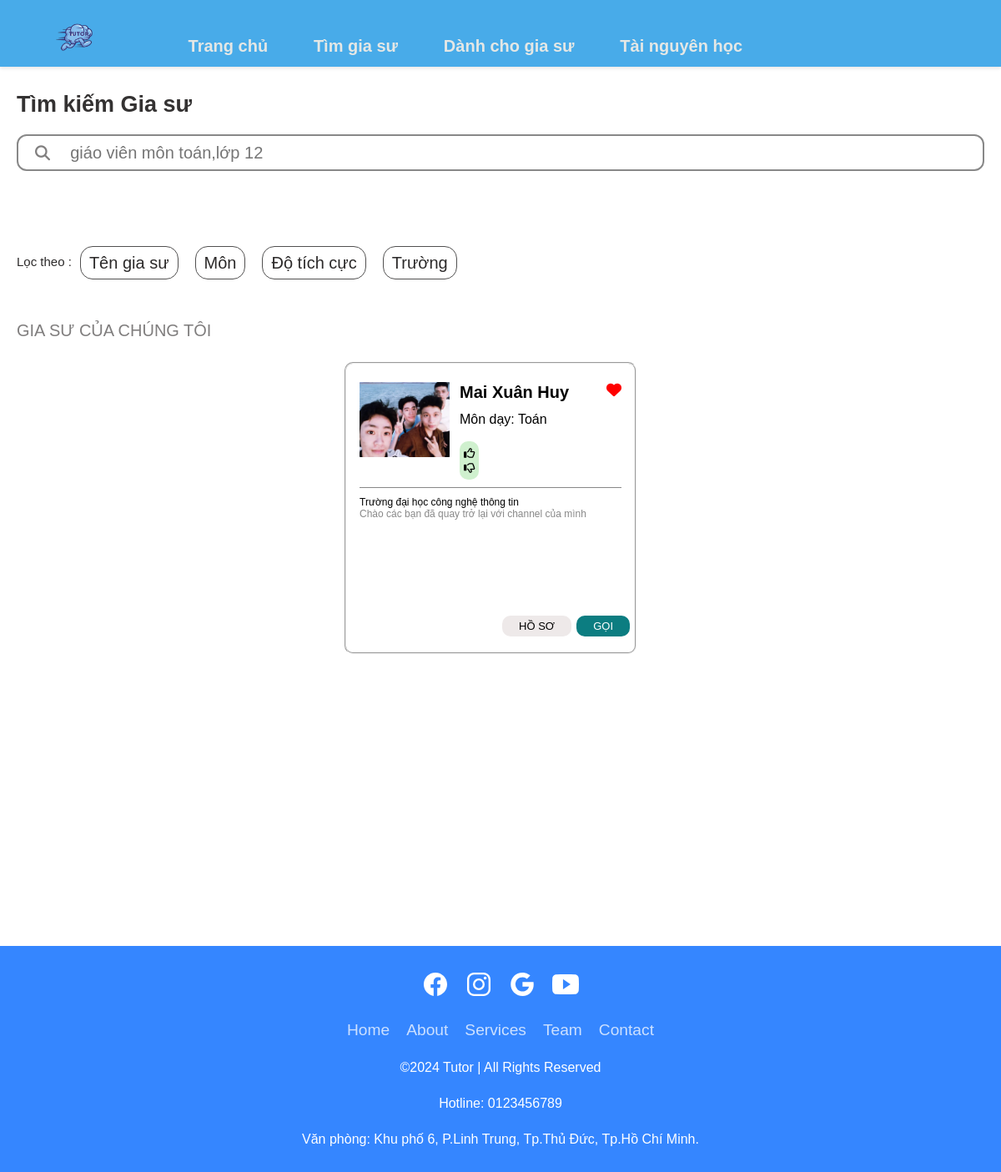
Screenshot of /timgiasu/ (signed in) with the database file from the repository.
### app1/models.py (models this page shows, shortened)
class DETAILTUTOR(models.Model):
    status = models.IntegerField(default=0)
    user = models.ForeignKey(User, on_delete=models.CASCADE, null=True)
    name = models.CharField(max_length=50, null=False)
    sex = models.CharField(max_length=6, null=False)
    phone_number = models.CharField(max_length=10, null=False)
    address = models.CharField(max_length=100, null=False)
    school = models.CharField(max_length=50, null=False)
    certificate = models.ImageField(null=False, blank=False, upload_to='img/')
    avatar = models.ImageField(null=False, blank=False, upload_to='img_avatar/')
    video = models.FileField(null=True, blank=True, upload_to='videos/')
    subject1 = models.CharField(max_length=10, null=False)
    subject2 = models.CharField(max_length=10, null=True)
    subject3 = models.CharField(max_length=10, null=True)
    Introduction = models.CharField(max_length=600, null=False)

### app1/views.py (the view)
# urls.py: path('timgiasu/',views.find , name='find'),
def find(request):
    tutors = DETAILTUTOR.objects.all()
    if request.user.is_authenticated:
        user_not_login = "none"
        user_login = "block"
        try:
            avatar = UPDATEAVATAR.objects.get(user=request.user)
        except UPDATEAVATAR.DoesNotExist:
            avatar = None
    else:
        user_not_login = "block"
        user_login = "none"
        avatar = None
    context = {'avatar': avatar,'tutors': tutors, 'user_login': user_login, 'user_not_login': user_not_login}
    return render(request, 'app/Timkiem.html', context)

### app1/templates/app/Timkiem.html (shortened to what this page needs)
{% extends 'app/base.html' %}
{% load static %}
{% block link %}
  <link rel="stylesheet" href="{% static 'css/base_new.css' %}" />
  <link rel="stylesheet" href="{% static 'css/main_new.css' %}" />
{% endblock %}
{% block content %}
  <header class="header" style="background-color:var(--white-color)">
    <div class="grid">
      <div class="header_tieude">
        <b>Tìm kiếm Gia sư</b>
      </div>
      <div class="header-search">
        <i class="fa-solid fa-magnifying-glass header-search-icon" style="font-size: 18px; color: #7e7c7cfb;"></i>
        <input type="text" class="header-search-input" placeholder="giáo viên môn toán,lớp 12" />
      </div>
    </div>
    <div class="grid">
      <ul class="loc">
        <li class="loc-theo">Lọc theo :</li>
        <li class="loc-item">
          <a href="" class="loc-item-link">Tên gia sư</a>
        </li>
        <li class="loc-item">
          <a href="" class="loc-item-link">Môn</a>
        </li>
        <li class="loc-item">
          <a href="" class="loc-item-link">Độ tích cực</a>
        </li>
        <li class="loc-item">
          <a href="" class="loc-item-link">Trường</a>
        </li>
      </ul>
    </div>
  </header>
  <div class="grid" style="background-color:var(--white-color)">
    <p class="category-heading">GIA SƯ CỦA CHÚNG TÔI</p>
    <div class="grid_row">
      {% if tutor.status != 0 %}
        {% for tutor in tutors %}
          <div class="grid_column-3">
            <a href="" class="category-link">
              <div class="category-item">
                {% if tutor.certificate %}
                  <div class="category-item-images" style="border-radius: 10px; background-image: url({{ tutor.avatar.url }});"></div>
                {% else %}
                  <p>No image uploaded</p>
                {% endif %}
                <div class="category-item-name">
                  <b class="">{{ tutor.name }}</b>
                </div>
                <div class="category-item-Mon">Môn dạy: {{ tutor.subject1 }}</div>
                <div class="category-item-like category-item-liked">
                  <i class="category-item-like-fill fa-solid fa-heart"></i>
                </div>
                <div class="category-item-rating">
                  <form action="{% url 'like' post.pk %}" method="post">
                    <button style="background-color: transparent; border: none; box-shadow: none;" type="submit">
                      <i class="fa-regular fa-thumbs-up"></i>
                    </button>
                  </form>
                  <form action="{% url 'like' post.pk %}" method="post">
                    <button style="background-color: transparent; border: none; box-shadow: none;" type="submit">
                      <i class="fa-regular fa-thumbs-down"></i>
                    </button>
                  </form>
                </div>
              </div>
              <div class="category-text">
                <p class="category-text-1">{{ tutor.school }}</p>
                <p class="category-text-2">{{ tutor.Introduction }}</p>
              </div>
            </a>
            <div class="category-info">
              <div class="category-info-hoso">
                <a href="{% url 'info' %}" class="category-info-hoso-link">Hồ Sơ</a>
              </div>
              <div class="category-info-goi">
                <a href="{% url 'home_chat' %}" class="category-info-goi-link">Gọi</a>
              </div>
            </div>
          </div>
        {% endfor %}
      {% endif %}
    </div>
  </div>
{% endblock %}

### app1/static/css/navi.css (style rules this page uses)
* { margin: 0; padding: 0; box-sizing: border-box; font-family: Arial, Helvetica, sans-serif; }
body { background-color: #fff; }

### app1/static/css/base_new.css (style rules this page uses)
:root { --white-color: #fff; --black-color: #000; --text-color: #888; --xam: #eeeeee; --xanh-nhat: #cff0ce; --xanh-la: #0c683a; --xanh-duong: rgb(12, 125, 129); --xanh-dam: rgb(9, 99, 102); }
* { margin: 0; padding: 0; box-sizing: border-box; font-family: 'Montserrat', sans-serif; }
.header { padding: 20px; }
.grid { width: 1800px; max-width: 100%; margin: 0 auto; }
.grid_row { display: flex; flex-direction: row; flex-wrap: wrap; justify-content:center; align-items: center; margin: 6px -12px; gap: 10px; width: 100%; }
.grid_column-3 { padding: 3px 6px; margin: 0 6px; width: 350px; height: 350px; }

### app1/static/css/main_new.css (style rules this page uses)
.header { padding: 20px; }
.header_tieude { color: #343232; font-size: 27px; margin: 10px 0 20px; font-weight: 600; }
.header-search { flex: 1; width: 100%; height: 44px; border-radius: 12px; border: 2px solid var(--text-color); position: relative; margin: 10px 0 ; }
.header-search-input { width: 94%; font-size: 20px; line-height: 24px; position:relative; border: none; padding: 0; margin: 8px 0; outline: none; }
.header-search-icon { width: 5%; font-size: 200%; position: relative; color: #555; align-items: center; text-align: center; }
.loc { display: flex; list-style: none; line-height: 18px; padding: 0; margin-top: 80px; }
.loc-item { margin: 10px; }
.loc-item-link, .loc-theo { display: inline-block; font-size: 20px; text-decoration: none; }
.loc-theo { margin: 20px 0 18px; color: #292727fb; font-size: 15px; }
.loc-item-link { border: 1px solid rgb(81, 80, 80); border-radius: 15px; padding: 10px; color: #292727fb; }
.category-heading { font-size: 20px; padding: 20px; color: #7e7c7cfb; }
.grid_column-3 { border: 2px groove; border-radius: 10px; background-color: var(--white-color); }
.category-link { text-decoration: none; color: var(--black-color); }
.category-item, .category-text { height: 40%; margin: 10px; }
.category-info { height: 10%; position: relative; }
.category-info a { position: relative; text-decoration: none; }
.category-item-images { width: 108px; height: 108px; position: relative; background-repeat: no-repeat; background-size: contain; background-position: center; border-radius: 10px; }
.category-item { border-bottom: 1px solid var(--text-color); position: relative; }
.category-item-name { position:absolute; font-size: 20px; width: 50%; top:10px; left: 120px; }
.category-item-Mon { position:absolute; font-size: 16px; width: 50%; top:45px; left: 120px; }
.category-item-rating { font-size: 12spx; position: absolute; width: 10%px; top:80px; left: 120px; color: var(--xanh-la); background-color: var(--xanh-nhat); border-radius: 10px; font-size: 16px; padding:5px; }
.category-item-like { position: absolute; top: 10px; right:0; }
.category-text-1 { font-size: 12px; }
.category-text-2 { color: var(--text-color); overflow: hidden; display: block; display: -webkit-box; -webkit-box-orient: vertical; -webkit-line-clamp: 6; font-size: 12px; }
i.category-item-like-fill { display: none; color: red; font-size: 18px; }
.category-item-liked .category-item-like-fill { display: inline-block; }
.category-info-hoso { position: absolute; top:0; right: 70px; }
.category-info-goi { position: absolute; top:0; right: 0; }
.category-info-hoso-link { height: 100%; font-size: 13px; color:var(--black-color); padding: 5px 20px; background-color: #eee9e9; border-radius: 10px; text-transform: uppercase; }
.category-info-goi-link { background-color: var(--xanh-duong); color: var(--white-color); font-size: 13px; padding: 5px 20px; border-radius: 10px; right: 0; text-transform: uppercase; }

### rows the page displays
DETAILTUTOR: avatar (picture), name "Mai Xuân Huy", subject1 "Toán", school "Trường đại học công nghệ thông tin", Introduction "Chào các bạn đã quay trở lại với channel của mình"
